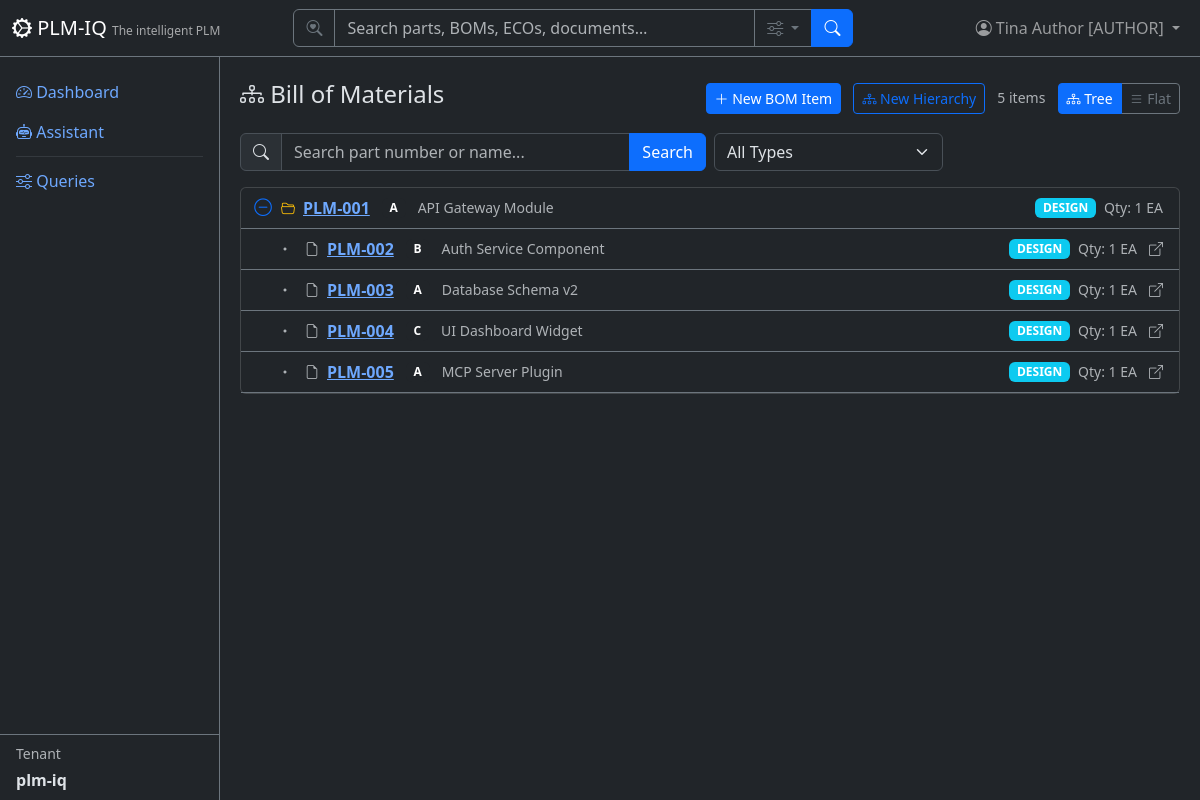
Screenshot of /bom (signed in) with the database file from the repository.
### app/models/tenant_user.py (models this page shows)
class User(Base):
    __tablename__ = "users"
    user_id = Column("user_id", Integer, primary_key=True, autoincrement=True)
    username = Column("username", String, unique=True, nullable=False)
    full_name = Column("full_name", String, nullable=False)
    email = Column("email", String)
    password_hash = Column("password_hash", String, nullable=False, default="")
    tenant_id = Column("tenant_id", Integer, ForeignKey("tenants.tenant_id"), nullable=False, default=1)
    tenant_key = Column("tenant_key", String, nullable=False)
    is_active = Column("is_active", Boolean, default=True)
    created_date = Column("created_date", String)
    role = Column("role", String, nullable=False, default="reader")
    tenant = relationship("Tenant", back_populates="users")
    favorites = relationship("Favorite", back_populates="user")

class Tenant(Base):
    __tablename__ = "tenants"
    tenant_id = Column("tenant_id", Integer, primary_key=True, autoincrement=True)
    tenant_name = Column("tenant_name", String, unique=True, nullable=False)
    tenant_key = Column("tenant_key", String, unique=True, nullable=False)
    tenant_secret = Column("tenant_secret", String, nullable=False, default="")
    subdomain = Column("subdomain", String, unique=True, nullable=True)
    description = Column("description", String)
    created_date = Column("created_date", String)
    role = Column("role", String, default="reader")
    is_active = Column("is_active", Boolean, default=True)
    users = relationship("User", back_populates="tenant")
    parts = relationship("Part", back_populates="tenant")
    favorites = relationship("Favorite", back_populates="tenant")

### app/models/bom.py (models this page shows)
class BomItem(Base):
    __tablename__ = "bom"
    id = Column("id", Integer, primary_key=True, autoincrement=True)
    level = Column("level", Integer, nullable=False)
    part_number = Column("part_number", String, ForeignKey("parts.part_number"), nullable=False)
    part_revision = Column("part_revision", String)
    part_name = Column("part_name", String)
    qty = Column("qty", Integer, nullable=False, default=1)
    uom = Column("uom", String)
    parent_assembly = Column("parent_assembly", String, ForeignKey("parts.part_number"))
    material_notes = Column("material_notes", String)
    bom_type = Column("bom_type", String, nullable=False, default="DESIGN")
    created_by = Column("created_by", Integer, ForeignKey("users.user_id"))
    modified_by = Column("modified_by", Integer, ForeignKey("users.user_id"))
    created_date = Column("created_date", String)
    modified_date = Column("modified_date", String)
    tenant_id = Column("tenant_id", Integer, ForeignKey("tenants.tenant_id"))
    tenant_key = Column("tenant_key", String, nullable=False)
    part = relationship("Part", back_populates="bom_items", foreign_keys=[part_number])
    parent = relationship("Part", foreign_keys=[parent_assembly])

### app/routers/bom.py (the view)
@router.get("", response_class=HTMLResponse)
def list_bom(
    request: Request,
    q: Optional[str] = Query(None, description="Search by part number or name"),
    bom_type: Optional[str] = Query(None, description="Filter by BOM type"),
    view: Optional[str] = Query("tree", description="View mode: tree or flat"),
    page: int = Query(1, ge=1),
    db: TenantScopedSession = Depends(get_tenant_db),
):
    user = require_user(request, db)
    ctx = auth_context(request, db)
    query = db.query(BomItem).options(selectinload(BomItem.part))
    if q:
        query = query.filter(
            or_(
                BomItem.part_number.ilike(f"%{q}%"),
                BomItem.part_name.ilike(f"%{q}%"),
            )
        )
    if bom_type:
        query = query.filter(BomItem.bom_type == bom_type)
    total = query.count()
    offset = (page - 1) * DEFAULT_PAGE_SIZE
    all_items = query.order_by(BomItem.level, BomItem.part_number).all()
    items = all_items[offset:offset + DEFAULT_PAGE_SIZE]
    tree = _build_tree(all_items)
    return HTMLResponse(content=render(
        "bom/list.html",
        **ctx,
        items=items,
        tree=tree,
        tree_total=len(all_items),
        page=page,
        total=total,
        pages=(total + DEFAULT_PAGE_SIZE - 1) // DEFAULT_PAGE_SIZE,
        q=q or "",
        bom_type_filter=bom_type or "",
        view_mode=view or "tree",
        bom_types=["DESIGN", "AS_BUILT", "AS_SHIPPED", "AS_MAINTAINED"],
    ))

### app/templates/bom/list.html (shortened to what this page needs)
{% extends "base.html" %}
{% block content %}
<div class="d-flex justify-content-between align-items-center mb-3">
    <h4><i class="bi bi-diagram-3"></i> Bill of Materials</h4>
    <div>
        {% if current_user and current_user.role == 'author' %}
        <a href="/bom/new" class="btn btn-sm btn-primary me-2"><i class="bi bi-plus-lg"></i> New BOM Item</a>
        <a href="/bom/hierarchy" class="btn btn-sm btn-outline-primary me-2"><i class="bi bi-diagram-3"></i> New Hierarchy</a>
        {% endif %}
        <span class="text-muted small me-2">{{ tree_total }} items</span>
        <div class="btn-group btn-group-sm">
            <a href="?view=tree{% if q %}&q={{ q }}{% endif %}{% if bom_type_filter %}&bom_type={{ bom_type_filter }}{% endif %}" class="btn btn-outline-primary {% if view_mode == 'tree' %}active{% endif %}">
                <i class="bi bi-diagram-3"></i> Tree
            </a>
            <a href="?view=flat{% if q %}&q={{ q }}{% endif %}{% if bom_type_filter %}&bom_type={{ bom_type_filter }}{% endif %}" class="btn btn-outline-secondary {% if view_mode == 'flat' %}active{% endif %}">
                <i class="bi bi-list"></i> Flat
            </a>
        </div>
    </div>
</div>
<form method="GET" class="row g-2 mb-3">
    <div class="col-md-6">
        <div class="input-group">
            <span class="input-group-text"><i class="bi bi-search"></i></span>
            <input type="text" name="q" class="form-control" placeholder="Search part number or name..." value="{{ q }}">
            <button class="btn btn-primary" type="submit">Search</button>
        </div>
    </div>
    <div class="col-md-3">
        <select name="bom_type" class="form-select" onchange="this.form.submit()">
            <option value="">All Types</option>
        </select>
    </div>
</form>
{% if view_mode == 'flat' %}
    <div class="table-responsive">
        <table class="table table-striped table-hover align-middle">
            <thead class="table-dark">
                <tr><th>Level</th><th>Part Number</th><th>Revision</th><th>Name</th><th>Qty</th><th>UOM</th><th>Parent</th><th>BOM Type</th><th>Created By</th><th>Modified By</th><th>Notes</th></tr>
            </thead>
            <tbody>
                {% for item in items %}
                <tr>
                    <td>{{ item.level }}</td>
                    <td><a href="/parts/{{ item.part_number }}">{{ item.part_number }}</a></td>
                    <td>{{ item.part_revision or '-' }}</td>
                    <td>{{ item.part_name or '-' }}</td>
                    <td>{{ item.qty }}</td>
                    <td>{{ item.uom or '-' }}</td>
                    <td>{% if item.parent_assembly %}<a href="/bom/tree/{{ item.parent_assembly }}" class="small">{{ item.parent_assembly }}</a>{% else %}-{% endif %}</td>
                    <td><span class="badge bg-info badge-status">{{ item.bom_type }}</span></td>
                    <td><small>{{ user_map.get(item.created_by, '—') if user_map else (item.created_by or '—') }}</small></td>
                    <td><small>{{ user_map.get(item.modified_by, '—') if user_map else (item.modified_by or '—') }}</small></td>
                    <td><small class="text-muted">{{ (item.material_notes or '')|truncate(30) or '-' }}</small></td>
                </tr>
                {% else %}
                <tr><td colspan="11" class="text-center text-muted py-4">No BOM items.</td></tr>
                {% endfor %}
            </tbody>
        </table>
    </div>
    {% if pages > 1 %}
    <nav><ul class="pagination justify-content-center">
        <li class="page-item {% if page <= 1 %}disabled{% endif %}">
            <a class="page-link" href="?view=flat&page={{ page - 1 }}{% if q %}&q={{ q }}{% endif %}{% if bom_type_filter %}&bom_type={{ bom_type_filter }}{% endif %}">Previous</a>
        </li>
        {% for p in range(1, pages + 1) %}
        <li class="page-item {% if p == page %}active{% endif %}">
            <a class="page-link" href="?view=flat&page={{ p }}{% if q %}&q={{ q }}{% endif %}{% if bom_type_filter %}&bom_type={{ bom_type_filter }}{% endif %}">{{ p }}</a>
        </li>
        {% endfor %}
        <li class="page-item {% if page >= pages %}disabled{% endif %}">
            <a class="page-link" href="?view=flat&page={{ page + 1 }}{% if q %}&q={{ q }}{% endif %}{% if bom_type_filter %}&bom_type={{ bom_type_filter }}{% endif %}">Next</a>
        </li>
    </ul></nav>
    {% endif %}
{% else %}
    <div class="card">
        <div class="card-body p-0">
            {% if tree %}
            <div class="bom-tree" id="bomTree">
                {% macro render_tree_node(node, depth=0) %}
                {% set has_children = node.children|length > 0 %}
                {% set node_id = 'node-' ~ node.item.id %}
                <div class="bom-tree-node" data-node-id="{{ node_id }}">
                    <div class="bom-tree-row d-flex align-items-center gap-2 px-3 py-2 border-bottom border-secondary" style="padding-left: {{ depth * 24 + 12 }}px !important;">
                        {% if has_children %}
                        <button class="btn btn-sm p-0 border-0 bg-transparent toggle-btn" data-target="{{ node_id }}" type="button" style="width: 20px; line-height: 1; font-size: 1.1rem;">
                            <i class="bi bi-dash-circle text-primary"></i>
                        </button>
                        {% else %}
                        <span style="width: 20px; display: inline-block;">
                            <i class="bi bi-dot text-muted"></i>
                        </span>
                        {% endif %}
                        <i class="bi {% if has_children %}bi-folder2-open text-warning{% else %}bi-file-earmark text-muted{% endif %} small"></i>
                        <a href="/parts/{{ node.item.part_number }}" class="fw-bold text-nowrap">{{ node.item.part_number }}</a>
                        {% if node.item.part_revision %}<span class="badge bg-dark badge-status ms-1">{{ node.item.part_revision }}</span>{% endif %}
                        <small class="text-muted text-truncate ms-1">{{ node.item.part_name }}</small>
                        <span class="badge bg-info badge-status ms-auto">{{ node.item.bom_type }}</span>
                        <span class="text-muted small text-nowrap">Qty: {{ node.item.qty }} {{ node.item.uom }}</span>
                        {% if node.item.parent_assembly %}
                        <a href="/bom/tree/{{ node.item.parent_assembly }}" class="small text-muted ms-1" title="Parent: {{ node.item.parent_assembly }}">
                            <i class="bi bi-box-arrow-up-right"></i>
                        </a>
                        {% endif %}
                    </div>
                    {% if has_children %}
                    <div class="bom-tree-children" id="{{ node_id }}">
                        {% for child in node.children %}
                            {{ render_tree_node(child, depth + 1) }}
                        {% endfor %}
                    </div>
                    {% endif %}
                </div>
                {% endmacro %}
                {% for root in tree %}
                    {{ render_tree_node(root, 0) }}
                {% endfor %}
            </div>
            {% else %}
            <div class="text-center text-muted py-4">No BOM items found for the current filters.</div>
            {% endif %}
        </div>
    </div>
{% endif %}
{% endblock %}

### app/templates/base.html (shortened to what this page needs)
<!DOCTYPE html>
<html lang="en" data-bs-theme="dark">
<head>
    <link href="https://cdn.jsdelivr.net/npm/bootstrap@5.3.3/dist/css/bootstrap.min.css" rel="stylesheet">
    <link href="https://cdn.jsdelivr.net/npm/bootstrap-icons@1.11.3/font/bootstrap-icons.css" rel="stylesheet">
</head>
<body>
    <nav class="navbar navbar-expand-md navbar-dark bg-dark fixed-top border-bottom border-secondary">
        <div class="container-fluid">
            <a class="navbar-brand" href="/">
                <i class="bi bi-gear-wide-connected"></i> PLM-IQ
                <small class="d-none d-md-inline">The intelligent PLM</small>
            </a>
            <div class="collapse navbar-collapse" id="navMenu">
                {% if current_user %}
                <form class="d-flex mx-auto my-2 my-md-0" role="search" action="/search" method="get" style="width: 100%; max-width: 560px;">
                    <div class="input-group">
                        <span class="input-group-text bg-dark border-secondary text-secondary"><i class="bi bi-search-heart"></i></span>
                        <input type="search" name="q" class="form-control bg-dark text-light border-secondary" placeholder="Search parts, BOMs, ECOs, documents…" aria-label="Search">
                        <button class="btn btn-outline-secondary dropdown-toggle" type="button" data-bs-toggle="dropdown" data-bs-auto-close="outside" title="Search options">
                            <i class="bi bi-sliders"></i>
                        </button>
                        <button class="btn btn-primary" type="submit"><i class="bi bi-search"></i></button>
                    </div>
                </form>
                {% endif %}
                <ul class="navbar-nav ms-auto align-items-center">
                    {% if current_user %}
                    <li class="nav-item dropdown">
                        <a class="nav-link dropdown-toggle position-relative" href="#" role="button" data-bs-toggle="dropdown" aria-label="Profile Menu" title="Profile Menu">
                            <i class="bi bi-person-circle"></i>
                            <span class="d-none d-md-inline">{{ current_user.full_name }} [{{ current_user.role|upper if current_user.role else 'SUPERUSER' }}]</span>
                        </a>
                    </li>
                    {% else %}
                    <li class="nav-item">
                        <a class="nav-link" href="/login"><i class="bi bi-box-arrow-in-right"></i> Sign In</a>
                    </li>
                    {% endif %}
                </ul>
            </div>
        </div>
    </nav>
    <div class="sidebar bg-dark border-end border-secondary pt-3">
        <ul class="nav nav-pills flex-column flex-grow-1 overflow-auto">
            <li class="nav-item">
                <a class="nav-link" href="/"><i class="bi bi-speedometer2"></i> Dashboard</a>
            </li>
            <li class="nav-item">
                <a class="nav-link" href="/assistant"><i class="bi bi-robot"></i> Assistant</a>
            </li>
            <li class="nav-item">
                <hr class="nav-divider my-1 mx-3 border-secondary">
            </li>
            <li class="nav-item">
                <a class="nav-link" href="/queries"><i class="bi bi-sliders"></i> Queries</a>
            </li>
        </ul>
        {% if current_tenant %}
        <div class="px-3 py-2 border-top border-secondary mt-auto">
            <div class="small text-muted mb-1">Tenant</div>
            <div class="fw-bold">{{ current_tenant.tenant_name }}</div>
        </div>
        {% endif %}
    </div>
    <div class="main-content">
        {% block content %}{% endblock %}
    </div>
</body>
</html>

### app/templates/base.html (style rules this page uses)
body { padding-top: 60px; }
.sidebar { position: fixed; top: 56px; bottom: 0; left: 0; width: 220px; overflow-y: auto; display: flex; flex-direction: column; }
.main-content { margin-left: 220px; padding: 20px; }
.navbar-brand small { font-size: 0.75rem; opacity: 0.6; }
.badge-status { font-size: 0.75rem; }

### app/templates/bom/list.html (style rules this page uses)
.toggle-btn { cursor: pointer; }

### rows the page displays
User: full_name "Tina Author", role "AUTHOR"
Tenant: tenant_name "plm-iq"
BomItem: item.part_number "PLM-001", item.part_revision "A", item.part_name "API Gateway Module", item.bom_type "DESIGN", item.qty "1", item.uom "EA"
BomItem: item.part_number "PLM-002", item.part_revision "B", item.part_name "Auth Service Component", item.bom_type "DESIGN", item.qty "1", item.uom "EA"
BomItem: item.part_number "PLM-003", item.part_revision "A", item.part_name "Database Schema v2", item.bom_type "DESIGN", item.qty "1", item.uom "EA"
BomItem: item.part_number "PLM-004", item.part_revision "C", item.part_name "UI Dashboard Widget", item.bom_type "DESIGN", item.qty "1", item.uom "EA"
BomItem: item.part_number "PLM-005", item.part_revision "A", item.part_name "MCP Server Plugin", item.bom_type "DESIGN", item.qty "1", item.uom "EA"

### other values shown
{{ tree_total }} "5"
